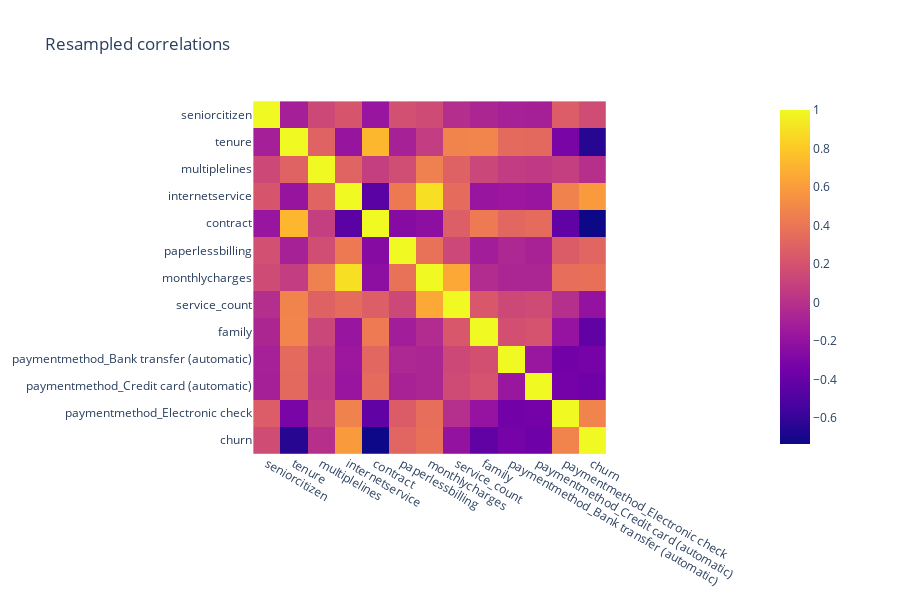

The cell this chart's notebook holds for it:
### Code cell
fig = px.imshow(resampled_correlations, height=600,
                title="Resampled correlations")
fig.show()

### Figure 1 — Plotly figure (JSON) as saved in the notebook; plotly's stock layout.template omitted (floating-point values rounded to 4 significant figures; data arrays with more than 128 entries replaced by an {"elided": "..."} marker saying what was removed)
{"data": [{"coloraxis": "coloraxis", "hovertemplate": "x: %{x}<br>y: %{y}<br>color: %{z}<extra></extra>", "name": "0", "type": "heatmap", "x": ["seniorcitizen", "tenure", "multiplelines", "internetservice", "contract", "paperlessbilling", "monthlycharges", "service_count", "family", "paymentmethod_Bank transfer (automatic)", "paymentmethod_Credit card (automatic)", "paymentmethod_Electronic check", "churn"], "xaxis": "x", "y": ["seniorcitizen", "tenure", "multiplelines", "internetservice", "contract", "paperlessbilling", "monthlycharges", "service_count", "family", "paymentmethod_Bank transfer (automatic)", "paymentmethod_Credit card (automatic)", "paymentmethod_Electronic check", "churn"], "yaxis": "y", "z": {"elided": "13x13 float values"}}], "layout": {"coloraxis": {"colorscale": [[0, "#0d0887"], [0.1111, "#46039f"], [0.2222, "#7201a8"], [0.3333, "#9c179e"], [0.4444, "#bd3786"], [0.5556, "#d8576b"], [0.6667, "#ed7953"], [0.7778, "#fb9f3a"], [0.8889, "#fdca26"], [1, "#f0f921"]]}, "height": 600, "title": {"text": "Resampled correlations"}, "xaxis": {"anchor": "y", "constrain": "domain", "domain": [0, 1], "scaleanchor": "y"}, "yaxis": {"anchor": "x", "autorange": "reversed", "constrain": "domain", "domain": [0, 1]}}}
